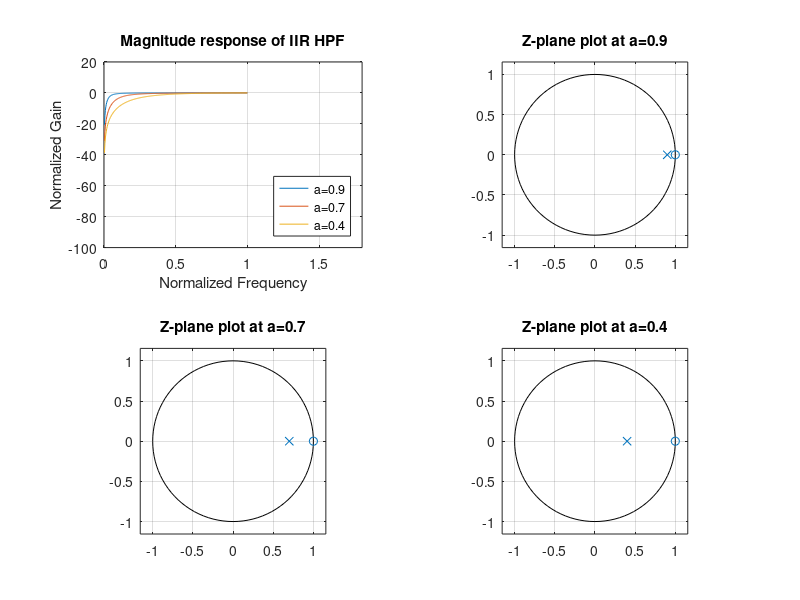

The MATLAB source for this figure:
%IIR high pass filter

w=0:0.01:pi
NUM1=[0.95 -0.95];
DEN1=[1 -0.9];
H1=freqz(NUM1,DEN1,w);
M1=20*log10(abs(H1));
subplot(2,2,1);
plot(w/pi,M1);
hold on;

NUM2=[0.85 -0.85];
DEN2=[1 -0.7];
H2=freqz(NUM2,DEN2,w);
M2=20*log10(abs(H2));
plot(w/pi,M2);
hold on;

NUM3=[0.7 -0.7];
DEN3=[1 -0.4];
H3=freqz(NUM3,DEN3,w);
M3=20*log10(abs(H3));
plot(w/pi,M3);
hold on;
grid on
legend('a=0.9','a=0.7','a=0.4','location','southeast')
axis([0 1.8 -100 20])
xlabel('Normalized Frequency');
ylabel('Normalized Gain');
title('Magnitude response of IIR HPF');

subplot(2,2,2);
zplane(NUM1,DEN1);
title('Z-plane plot at a=0.9')
subplot(2,2,3);
zplane(NUM2,DEN2);
title('Z-plane plot at a=0.7')
subplot(2,2,4);
zplane(NUM3,DEN3);
title('Z-plane plot at a=0.4');
